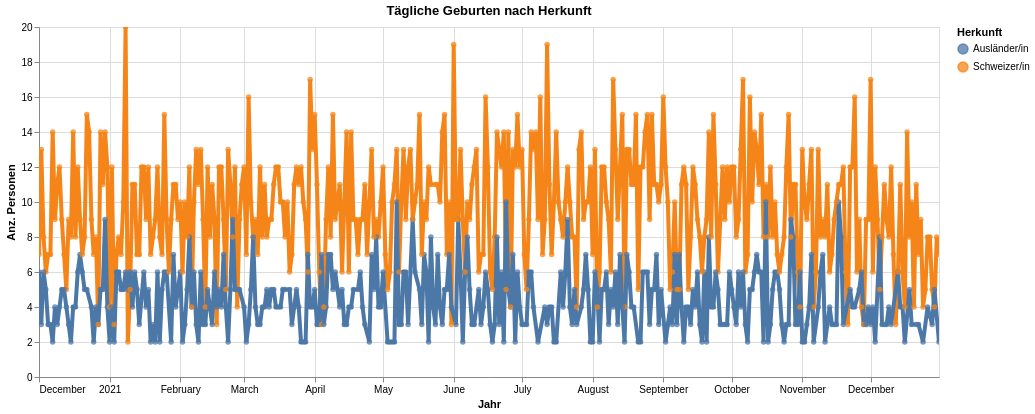

The cell this chart's notebook holds for it:
### Code cell
myTitle="Tägliche Geburten nach Herkunft"

highlight = alt.selection(type='single', on='mouseover',
                          fields=['HerkunftLang'], nearest=True)
#x='date:StichtagDatJahr',
base = alt.Chart(myAgg.reset_index().query('sum_WBev>1'), title=myTitle).encode(
    x=alt.X('GueltigAbDat', axis=alt.Axis(title='Jahr'))# , axis=alt.Axis(format='%', title='percentage')
    , y=alt.X('sum_WBev', axis=alt.Axis(title='Anz. Personen'))
    , color=alt.Color('HerkunftLang', legend=alt.Legend(title="Herkunft"))  
    ,tooltip=['GueltigAbDat', 'HerkunftLang', 'sum_WBev']    
)
points = base.mark_circle().encode(
    opacity=alt.value(0.75)
).add_selection(
    highlight
).properties(
    width=900 , height=350
)
lines = base.mark_line().encode(
    size=alt.condition(~highlight, alt.value(0.5), alt.value(4))
).interactive()

lines + points

### Figure 1 — Vega-Lite specification as saved in the notebook (floating-point values rounded to 4 significant figures; data arrays with more than 128 entries replaced by an {"elided": "..."} marker saying what was removed)
{"config": {"view": {"continuousWidth": 400, "continuousHeight": 300}}, "layer": [{"mark": "line", "encoding": {"color": {"type": "nominal", "field": "HerkunftLang", "legend": {"title": "Herkunft"}}, "size": {"condition": {"value": 0.5, "selection": {"not": "selector029"}}, "value": 4}, "tooltip": [{"type": "temporal", "field": "GueltigAbDat"}, {"type": "nominal", "field": "HerkunftLang"}, {"type": "quantitative", "field": "sum_WBev"}], "x": {"type": "temporal", "axis": {"title": "Jahr"}, "field": "GueltigAbDat"}, "y": {"type": "quantitative", "axis": {"title": "Anz. Personen"}, "field": "sum_WBev"}}, "selection": {"selector030": {"type": "interval", "bind": "scales", "encodings": ["x", "y"]}}, "title": "Tägliche Geburten nach Herkunft"}, {"mark": "circle", "encoding": {"color": {"type": "nominal", "field": "HerkunftLang", "legend": {"title": "Herkunft"}}, "opacity": {"value": 0.75}, "tooltip": [{"type": "temporal", "field": "GueltigAbDat"}, {"type": "nominal", "field": "HerkunftLang"}, {"type": "quantitative", "field": "sum_WBev"}], "x": {"type": "temporal", "axis": {"title": "Jahr"}, "field": "GueltigAbDat"}, "y": {"type": "quantitative", "axis": {"title": "Anz. Personen"}, "field": "sum_WBev"}}, "height": 350, "selection": {"selector029": {"type": "single", "on": "mouseover", "fields": ["HerkunftLang"], "nearest": true}}, "title": "Tägliche Geburten nach Herkunft", "width": 900}], "data": {"name": "data-daacea9ee1de8f008f5eea241f4e44e0"}, "$schema": "https://vega.github.io/schema/vega-lite/v4.8.1.json", "datasets": {"data-daacea9ee1de8f008f5eea241f4e44e0": {"elided": "758 records"}}}
